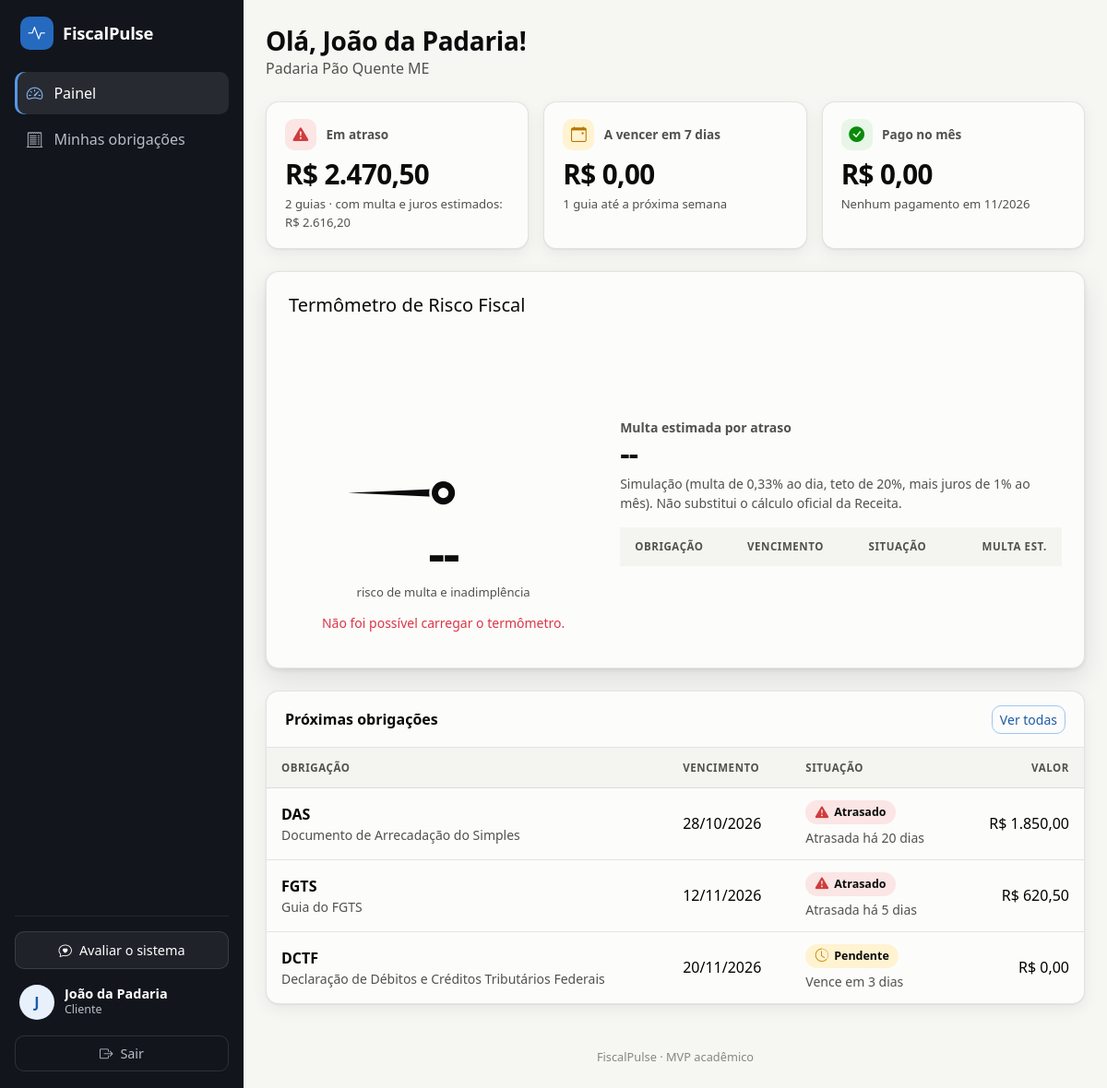
The app's page /index.php?rota=dashboard/cliente (signed in) with its own data.
### tables this page shows
CREATE TABLE empresas (
  id INT UNSIGNED AUTO_INCREMENT PRIMARY KEY,
  razao_social VARCHAR(150) NOT NULL,
  cnpj CHAR(14) NOT NULL,
  regime_tributario ENUM('mei','simples','presumido','real') NOT NULL,
  email_contato VARCHAR(150) NOT NULL,
  ativa TINYINT(1) NOT NULL DEFAULT 1,
  criada_em TIMESTAMP NOT NULL DEFAULT CURRENT_TIMESTAMP,
  UNIQUE KEY uq_empresas_cnpj (cnpj),
  CONSTRAINT ck_empresas_cnpj CHECK (cnpj REGEXP '^[0-9]{14}$')
);

CREATE TABLE obrigacoes (
  id INT UNSIGNED AUTO_INCREMENT PRIMARY KEY,
  empresa_id INT UNSIGNED NOT NULL,
  tipo_obrigacao_id INT UNSIGNED NOT NULL,
  competencia DATE NOT NULL,
  data_vencimento DATE NOT NULL,
  valor DECIMAL(12,2) NOT NULL DEFAULT 0.00,
  status ENUM('pendente','pago','atrasado') NOT NULL DEFAULT 'pendente',
  data_pagamento DATE NULL,
  observacao VARCHAR(255) NULL,
  criada_em TIMESTAMP NOT NULL DEFAULT CURRENT_TIMESTAMP,
  UNIQUE KEY uq_obrigacao (empresa_id, tipo_obrigacao_id, competencia),
  KEY ix_obrig_empresa_status (empresa_id, status),
  KEY ix_obrig_venc_status (data_vencimento, status),
  CONSTRAINT fk_obrig_empresa FOREIGN KEY (empresa_id) REFERENCES empresas(id),
  CONSTRAINT fk_obrig_tipo FOREIGN KEY (tipo_obrigacao_id) REFERENCES tipos_obrigacao(id),
  CONSTRAINT ck_obrig_valor CHECK (valor >= 0),
  CONSTRAINT ck_obrig_pagto CHECK (
    (status = 'pago' AND data_pagamento IS NOT NULL) OR (status <> 'pago' AND data_pagamento IS NULL))
);

CREATE TABLE tipos_obrigacao (
  id INT UNSIGNED AUTO_INCREMENT PRIMARY KEY,
  sigla VARCHAR(20) NOT NULL,
  nome VARCHAR(120) NOT NULL,
  periodicidade ENUM('mensal','trimestral','anual') NOT NULL,
  UNIQUE KEY uq_tipos_sigla (sigla)
);

### app/Controllers/DashboardController.php (called while the page is built, shortened)
<?php
final class DashboardController
{
    public function cliente(Request $req): void
    {
        $usuario = Auth::usuario();
        $empresaId = $usuario['empresa_id'] ?? null;
        $pdo = Database::conexao();
        $hoje = new DateTimeImmutable();
        $obrigacoes = new Obrigacao($pdo);
        $linhas = $obrigacoes->listarPorEmpresa($empresaId);
        View::exibir('dashboard/cliente', [
            'titulo' => 'Minha empresa',
            'usuario' => $usuario,
            'empresa' => (new Empresa($pdo))->buscar($empresaId),
            'proximas' => ProximasObrigacoes::de($linhas, $hoje, 5),
            'financeiro' => ResumoFinanceiro::calcular($linhas, $hoje),
            'mes' => $hoje->format('m/Y'),
            'scripts' => ['assets/js/termometro.js'],
        ]);
    }
}

### app/Core/Router.php (called while the page is built, shortened)
<?php
final class Router
{
    public function despachar(Request $req): void
    {
        try {
            $this->executar($req);
        } catch (HttpException $e) {
            $this->erro($e->codigoHttp());
        } catch (Throwable $e) {
            Logger::erro($e);
            $this->erro(500);
        }
    }
    private function executar(Request $req): void
    {
        $rota = $req->rota();
        $porMetodo = $this->rotas[$rota];
        $entrada = $porMetodo[$req->metodo()];
        $acao = $entrada[1];
        (new $classe())->$acao($req);
    }
}

### index.php (called while the page is built, shortened)
<?php
(new Router(require RAIZ . '/config/rotas.php'))->despachar(new Request());

### app/Core/Auth.php (called while the page is built, shortened)
<?php
final class Auth
{
    public static function usuario(?int $agora = null): ?array
    {
        $agora ??= time();
        $usuario = $_SESSION['usuario'] ?? null;
        $ultimo = $_SESSION['ultimo_acesso'] ?? null;
        return $usuario;
    }
}

### app/Models/Empresa.php (called while the page is built, shortened)
<?php
final class Empresa
{
    public function buscar(int $id): ?array
    {
        $stmt = $this->pdo->prepare('SELECT ' . self::COLUNAS . ' FROM empresas WHERE id = :id');
        $stmt->execute(['id' => $id]);
        return $stmt->fetch() ?: null;
    }
}

### app/Models/Obrigacao.php (called while the page is built, shortened)
<?php
final class Obrigacao
{
    public function listarPorEmpresa(int $empresaId): array
    {
        $stmt = $this->pdo->prepare(
            "SELECT o.id, o.tipo_obrigacao_id, t.sigla AS tipo_sigla, t.nome AS tipo_nome, o.competencia,
                    o.data_vencimento, CAST(o.valor * 100 AS UNSIGNED) AS valor_centavos, o.status,
                    o.data_pagamento, o.observacao
             FROM obrigacoes o
             JOIN tipos_obrigacao t ON t.id = o.tipo_obrigacao_id
             WHERE o.empresa_id = :empresa
             ORDER BY (o.status = 'pago'), o.data_vencimento"
        );
        $stmt->execute(['empresa' => $empresaId]);
        return $stmt->fetchAll();
    }
}

### app/Views/dashboard/cliente.php (the view, shortened to what this page needs)
<?php
$prazo = static function (int $dias): string {
    return match (true) {
        $dias < 0 => 'Atrasada há ' . -$dias . (-$dias === 1 ? ' dia' : ' dias'),
        $dias === 0 => 'Vence hoje',
        default => 'Vence em ' . $dias . ($dias === 1 ? ' dia' : ' dias'),
    };
};
?>
<div class="mb-4">
    <h1 class="h3 m-0">Olá, <?= e($usuario['nome']) ?>!</h1>
    <div class="text-muted"><?= $empresa !== null ? e($empresa['razao_social']) : '' ?></div>
</div>
<?php View::parcial('partials/resumo_financeiro', ['financeiro' => $financeiro, 'mes' => $mes, 'destaque' => false]); ?>
<div class="card">
    <div class="card-header d-flex justify-content-between align-items-center">
        <span>Próximas obrigações</span>
        <a class="btn btn-sm btn-outline-primary" href="<?= e(url('obrigacoes/index', ['empresa_id' => (int) $usuario['empresa_id']])) ?>">Ver todas</a>
    </div>
    <div class="table-responsive">
        <table class="table align-middle mb-0">
            <thead>
                <tr><th>Obrigação</th><th>Vencimento</th><th>Situação</th><th class="text-end">Valor</th></tr>
            </thead>
            <tbody>
            <?php foreach ($proximas as $o) : ?>
                <tr>
                    <td><strong><?= e($o['tipo_sigla']) ?></strong><div class="small text-muted"><?= e($o['tipo_nome'] ?? '') ?></div></td>
                    <td><?= e(formatarData($o['data_vencimento'])) ?></td>
                    <td><?= seloStatus((string) $o['status']) ?><div class="small text-muted mt-1"><?= e($prazo((int) $o['dias_para_vencer'])) ?></div></td>
                    <td class="text-end text-nowrap"><?= e(formatarCentavos((int) $o['valor_centavos'])) ?></td>
                </tr>
            <?php endforeach; ?>
            </tbody>
        </table>
    </div>
</div>

### app/helpers.php (shortened to what this page needs)
<?php
function e(?string $texto): string
{
    return htmlspecialchars($texto ?? '', ENT_QUOTES | ENT_SUBSTITUTE, 'UTF-8');
}
function icone(string $nome): string
{
    return preg_match('/^[a-z0-9]+(-[a-z0-9]+)*\z/', $nome) === 1
        ? '<i class="bi bi-' . $nome . '" aria-hidden="true"></i>'
        : '';
}
function seloStatus(string $status): string
{
    $mapa = [
        'pago' => ['Pago', 'check-circle-fill'],
        'pendente' => ['Pendente', 'clock-history'],
        'atrasado' => ['Atrasado', 'exclamation-triangle-fill'],
    ];
    [$rotulo, $icone] = $mapa[$status];
    return '<span class="selo-status selo-status-' . $status . '">' . icone($icone) . $rotulo . '</span>';
}
function formatarCentavos(int $centavos): string
{
    return 'R$ ' . number_format(intdiv($centavos, 100), 0, ',', '.') . ',' . sprintf('%02d', $centavos % 100);
}
function formatarData(string $data): string
{
    return preg_match('/^(\d{4})-(\d{2})-(\d{2})\z/', $data, $p) ? "$p[3]/$p[2]/$p[1]" : $data;
}
function url(string $rota, array $params = []): string
{
    return 'index.php?rota=' . $rota . ($params ? '&' . http_build_query($params) : '');
}

### assets/css/app.css (style rules this page uses)
:root { --plano: #f6f6f3; --superficie: #fcfcfb; --tinta: #0b0b0b; --tinta-2: #52514e; --suave: #898781; --borda: rgba(11, 11, 11, .10); --grade: #e1e0d9; --sombra: 0 1px 2px rgba(16, 24, 40, .06), 0 6px 18px rgba(16, 24, 40, .06); --sombra-forte: 0 2px 4px rgba(16, 24, 40, .08), 0 12px 28px rgba(16, 24, 40, .10); --raio: 14px; --primaria: #256abf; --primaria-hover: #1c5cab; --primaria-clara: #e8f0fb; --bom: #0ca30c; --bom-suave: #e7f6e7; --alerta: #fab219; --alerta-suave: #fff3d1; --serio: #ec835a; --serio-suave: #fdebe2; --critico: #d03b3b; --critico-suave: #fbe5e5; --neutro-suave: #eeeeea; --largura-menu: 264px; --menu-fundo: #12151c; --menu-texto: #b9bdc7; --menu-ativo: rgba(255, 255, 255, .09); --bs-body-bg: var(--plano); --bs-body-color: var(--tinta); --bs-secondary-color: var(--tinta-2); --bs-border-color: var(--borda); --bs-link-color: var(--primaria-hover); --bs-link-hover-color: #154a8a; }
body { min-height: 100vh; background: var(--plano); color: var(--tinta); }
.conteudo h1, .conteudo .h3 { font-weight: 650; letter-spacing: -.01em; }
.text-muted, .text-body-secondary { color: var(--tinta-2) !important; }
.sidebar .nav-link .bi { font-size: 1.1rem; opacity: .85; }
.sidebar .nav-link.active .bi { color: #86b6ef; opacity: 1; }
.card { background: var(--superficie); border: 1px solid var(--borda); border-radius: var(--raio); box-shadow: var(--sombra); }
.card-header { background: transparent; border-bottom: 1px solid var(--borda); padding: .9rem 1.25rem; font-weight: 600; }
.table { --bs-table-bg: transparent; margin-bottom: 0; }
.table > :not(caption) > * > * { padding: .8rem 1rem; }
.table thead th, .table-light { --bs-table-bg: #f4f4f0; --bs-table-color: var(--tinta-2); }
.table thead th { font-size: .72rem; text-transform: uppercase; letter-spacing: .05em; font-weight: 650; color: var(--tinta-2); border-bottom: 1px solid var(--borda); white-space: nowrap; }
.btn { border-radius: 10px; font-weight: 500; }
.btn-outline-primary { --bs-btn-color: var(--primaria-hover); --bs-btn-border-color: #9ec5f4; --bs-btn-hover-bg: var(--primaria); --bs-btn-hover-border-color: var(--primaria); --bs-btn-active-bg: var(--primaria-hover); }
.selo-status { display: inline-flex; align-items: center; gap: .38rem; padding: .22rem .65rem; border-radius: 999px; font-size: .78rem; font-weight: 650; line-height: 1.3; color: var(--tinta); background: var(--neutro-suave); white-space: nowrap; }
.selo-status .bi { font-size: .9rem; color: var(--suave); }
.selo-status-pendente, .selo-faixa-atencao { background: var(--alerta-suave); }
.selo-status-pendente .bi, .selo-faixa-atencao .bi { color: #c98500; }
.selo-status-atrasado, .selo-faixa-critico { background: var(--critico-suave); }
.selo-status-atrasado .bi, .selo-faixa-critico .bi { color: var(--critico); }

### records on screen
empresas: razao_social "Padaria Pão Quente ME"
obrigacoes: tipo_obrigacao.sigla "DAS", tipo_obrigacao.nome "Documento de Arrecadação do Simples", data_vencimento "28/10/2026", rotulo "Atrasado", dias_para_vencer "Atrasada há 20 dias", valor_centavos "R$ 1.850,00"
obrigacoes: tipo_obrigacao.sigla "FGTS", tipo_obrigacao.nome "Guia do FGTS", data_vencimento "12/11/2026", rotulo "Atrasado", dias_para_vencer "Atrasada há 5 dias", valor_centavos "R$ 620,50"
obrigacoes: tipo_obrigacao.sigla "DCTF", tipo_obrigacao.nome "Declaração de Débitos e Créditos Tributários Federais", data_vencimento "20/11/2026", rotulo "Pendente", id "Vence em 3 dias", valor_centavos "R$ 0,00"

### other values on screen
$rotulo "Painel"
$rotulo "Minhas obrigações"
iniciais($usuario['nome']) "J"
$usuario['nome'] "João da Padaria"
$usuario['perfil'] === 'contador' ? 'Contador' : 'Cliente' "Cliente"
$rotulo "Em atraso A vencer em 7 dias Pago no mês"
$valor "R$ 2.470,50 R$ 0,00 R$ 0,00"
$nota "2 guias · com multa e juros estimados: R$ 2.616,20 1 guia até a próxima semana Nenhum pagamento em 11/2026"
